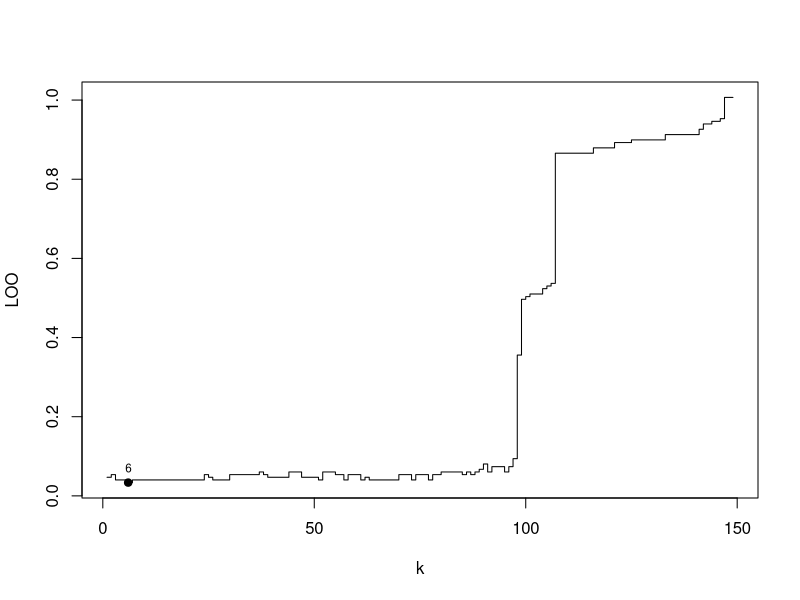

The R source for this figure:
euclideanDistance <- function(u, v)
{
  sqrt(sum((u - v)^2))
}
sortObjectsByDist <- function(x1, z, metricFunction =
                                euclideanDistance)
  {
  l <- dim(x1)[1]
  n <- dim(x1)[2]-1
  distances <- matrix(NA, l, 2)
  for (i in 1:l) 
    {
    distances[i, ] <- c(i, euclideanDistance(x1[i, 1:n], z)) 
  }
  orderedX1 <- x1[order(distances[, 2]), ]
  return(orderedX1)
}
kNN <- function(k, orderedX1)
  {
  n <- dim(orderedX1)[2] - 1
  classes <- orderedX1[1:k, n + 1]
  counts <- table(classes)
  class <- names(which.max(counts))
  return(class)
}
LOO <- function(x1)
  {
  m <- dim(x1)[1]
  l <- m - 1
  L <- matrix(0, l, 1)
  for (i in 1:m) 
    {
    z <- x1[i, 1:2]
    x2 <- x1[-i, ]
    orderedX2 <- sortObjectsByDist(x2, z)
    for (k in 1:l) 
      {
      class <- kNN(k, orderedX2)
      if (class != x1[i, 3]) 
        {
        L[k] <- L[k] + 1
      }
    }
  }
  min_k <- which.min(L[1:l])
  min_m <- L[min_k]
  I <- matrix(1:l, l, 1)
  for (i in 1:l)
    {
    L[i] <- L[i]/l
  }
  plot(I[1:l], L[1:l], type = "s", xlab = "k", ylab = "LOO")
  points(min_k, min_m/l, pch = 21, bg = "black")
  text(min_k, min_m/l,labels=min_k, cex= 0.7, pos=3)
  return(min_k)
}
  k <- LOO(iris[, 3:5])
  